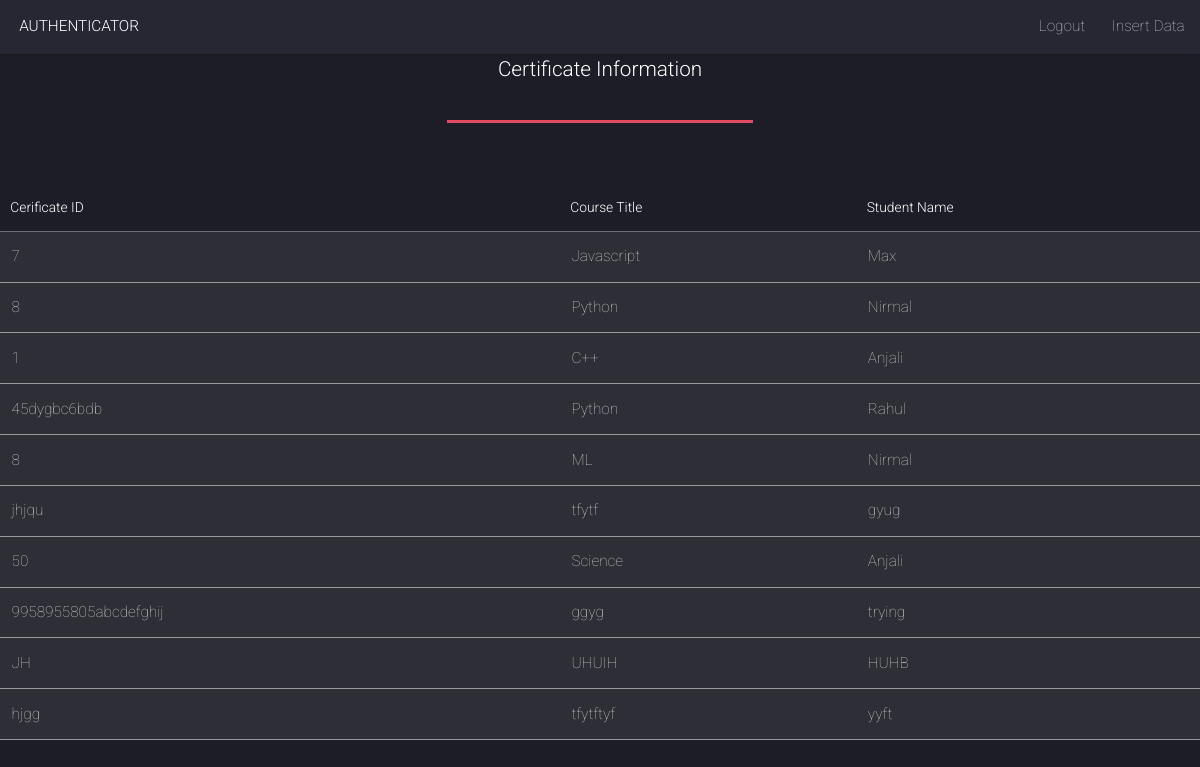
The app's page /employee/A/, older data.
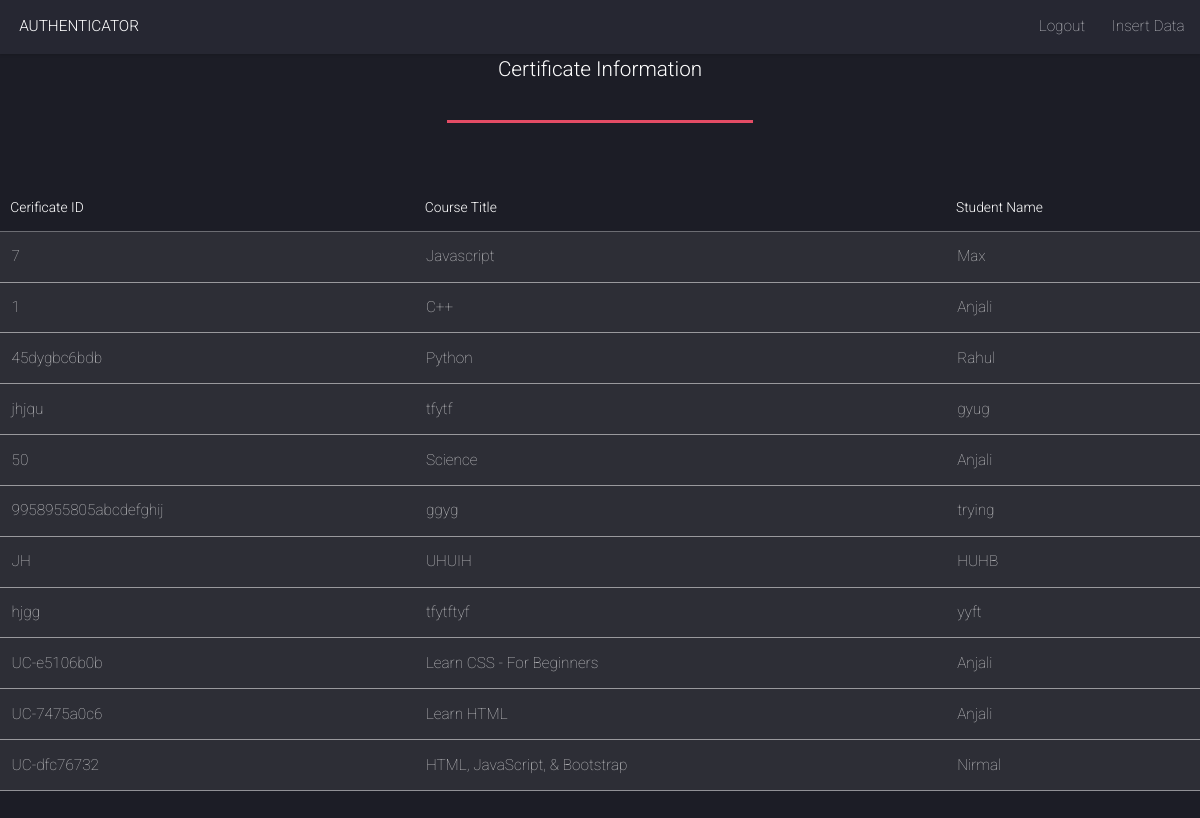
The same page, newer data.
### employee/models.py (models this page shows, shortened)
class A_data(models.Model):
    certi_no = models.CharField(max_length = 255, default=False)
    username = models.CharField(max_length = 255)
    course = models.CharField(max_length=100)
    father = models.CharField(max_length=100)
    image = models.ImageField(upload_to='images/')

### employee/views.py (the view)
# urls.py: path("A/", views.A, name="A"),
def A(request):
    employee = A_data.objects
    return render(request, 'employee/A.html', {'employee':employee})

### employee/templates/employee/A.html
{% extends 'employee/homepage.html' %}
{% block body %}
<header class="major">
  <h3>Certificate Information</h3>
</header>
  <section>
    <div class="table-wrapper">
      <table>
        <thead>
          <tr>
            <th>Cerificate ID</th>
            <th>Course Title</th>
            <th>Student Name</th>
          </tr>
        </thead>
        {% for A in employee.all %}
        <tbody>
          <tr onclick="window.location='{% url 'detail' A.id %}';" style="cursor: pointer;">
            <td> {{ A.certi_no }}</td>
            <td>{{ A.course }}</td>
            <td>{{ A.username }}</td>
          </tr>
        </div>
          <tr>
{% endfor %}
{% endblock %}

### employee/templates/employee/homepage.html (shortened to what this page needs)
<!DOCTYPE HTML>
{% load static %}
<html>
	<head>
    <link rel="stylesheet" href="https://stackpath.bootstrapcdn.com/bootstrap/4.2.1/css/bootstrap.min.css">
    <link rel="stylesheet" href="https://cdnjs.cloudflare.com/ajax/libs/font-awesome/4.7.0/css/font-awesome.min.css">
		<link rel="stylesheet" href="{% static 'assets/css/main.css' %}" />
	</head>
	<body class="is-preload">
		<div id="page-wrapper">
      <header id="header">
        <h1 id="logo"><a href="{% url 'home' %}">AUTHENTICATOR</a></h1>
        <nav id="nav">
          <ul>
            <li>
              <a href="{% url 'home' %}">Logout</a>
            </li>
						<li><a href="{% url 'insert' %}">Insert Data</a></li>
          </ul>
        </nav>
      </header>
        {% block body %} {% endblock %}
	</body>
</html>

### Authenticator/static/assets/css/main.css (style rules this page uses)
html, body, div, span, applet, object, iframe, h1, h2, h3, h4, h5, h6, p, blockquote, pre, a, abbr, acronym, address, big, cite, code, del, dfn, em, img, ins, kbd, q, s, samp, small, strike, strong, sub, sup, tt, var, b, u, i, center, dl, dt, dd, ol, ul, li, fieldset, form, label, legend, table, caption, tbody, tfoot, thead, tr, th, td, article, aside, canvas, details, embed, figure, figcaption, footer, header, hgroup, menu, nav, output, ruby, section, summary, time, mark, audio, video { margin: 0; padding: 0; border: 0; font-size: 100%; font: inherit; vertical-align: baseline; }
article, aside, details, figcaption, figure, footer, header, hgroup, menu, nav, section { display: block; }
body { line-height: 1; }
ol, ul { list-style: none; }
table { border-collapse: collapse; border-spacing: 0; }
body { -webkit-text-size-adjust: none; }
html { box-sizing: border-box; }
*, *:before, *:after { box-sizing: inherit; }
html, body { background: #1c1d26; }
body, input, select, textarea { color: rgba(255, 255, 255, 0.75); font-family: "Roboto", Helvetica, sans-serif; font-size: 15pt; font-weight: 100; line-height: 1.75em; }
a { -moz-transition: border-color 0.2s ease-in-out, color 0.2s ease-in-out; -webkit-transition: border-color 0.2s ease-in-out, color 0.2s ease-in-out; -ms-transition: border-color 0.2s ease-in-out, color 0.2s ease-in-out; transition: border-color 0.2s ease-in-out, color 0.2s ease-in-out; border-bottom: dotted 1px; color: #e44c65; text-decoration: none; }
h1, h2, h3, h4, h5, h6 { color: #ffffff; font-weight: 300; line-height: 1em; margin: 0 0 1em 0; }
h1 a, h2 a, h3 a, h4 a, h5 a, h6 a { color: inherit; border: 0; }
h3 { font-size: 1.35em; line-height: 1.5em; }
header.major { margin: 0 0 4em 0; position: relative; text-align: center; }
header.major:after { background: #e44c65; content: ''; display: inline-block; height: 0.2em; max-width: 20em; width: 75%; }
ul { list-style: disc; margin: 0 0 2em 0; padding-left: 1em; }
ul li { padding-left: 0.5em; }
.table-wrapper { -webkit-overflow-scrolling: touch; overflow-x: auto; }
table { margin: 0 0 2em 0; width: 100%; }
table tbody tr { border: solid 1px rgba(255, 255, 255, 0.3); border-left: 0; border-right: 0; }
table tbody tr:nth-child(2n + 1) { background-color: rgba(255, 255, 255, 0.075); }
table td { padding: 0.75em 0.75em; }
table th { color: #ffffff; font-size: 0.9em; font-weight: 300; padding: 0 0.75em 0.75em 0.75em; text-align: left; }
table thead { border-bottom: solid 1px rgba(255, 255, 255, 0.3); }
#page-wrapper { padding-top: 3.5em; }
#header { background: rgba(39, 40, 51, 0.965); box-shadow: 0 0 0.25em 0 rgba(0, 0, 0, 0.25); cursor: default; height: 3.5em; left: 0; line-height: 3.5em; position: fixed; top: 0; width: 100%; z-index: 100; }
#header h1 { height: inherit; left: 1.25em; line-height: inherit; margin: 0; position: absolute; top: 0; }
#header nav { position: absolute; right: 1em; top: 0; }
#header nav ul { margin: 0; }
#header nav ul li { display: inline-block; margin-left: 1em; }
#header nav ul li a, #header nav ul li span { border: 0; color: inherit; display: inline-block; height: inherit; line-height: inherit; outline: 0; }
#header nav ul li a:not(.button):before, #header nav ul li span:not(.button):before { margin-right: 0.5em; }
@media screen and (max-width: 1680px) { body, input, select, textarea { font-size: 13pt; } }
@media screen and (max-width: 1280px) { body, input, select, textarea { font-size: 11.5pt; } }

Row changes from the older to the newer data that the page shows:
removed A_data: certi_no "8", course "Python", username "Nirmal"
removed A_data: certi_no "8", course "ML", username "Nirmal"
added A_data: certi_no "UC-e5106b0b", course "Learn CSS - For Beginners", username "Anjali"
added A_data: certi_no "UC-7475a0c6", course "Learn HTML", username "Anjali"
added A_data: certi_no "UC-dfc76732", course "HTML, JavaScript, & Bootstrap", username "Nirmal"
